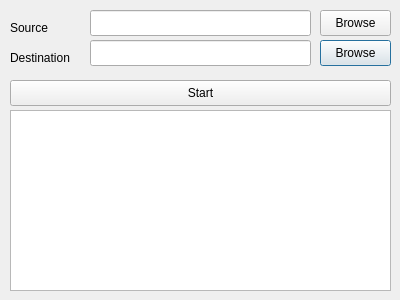
<?xml version="1.0" encoding="UTF-8"?>
<ui version="4.0">
 <class>MediaPackerDialogClass</class>
 <widget class="QDialog" name="MediaPackerDialogClass">
  <property name="geometry">
   <rect>
    <x>0</x>
    <y>0</y>
    <width>400</width>
    <height>300</height>
   </rect>
  </property>
  <property name="windowTitle">
   <string>Media Packer</string>
  </property>
  <widget class="QPushButton" name="browseDestinationButton">
   <property name="geometry">
    <rect>
     <x>320</x>
     <y>40</y>
     <width>71</width>
     <height>26</height>
    </rect>
   </property>
   <property name="text">
    <string>Browse</string>
   </property>
  </widget>
  <widget class="QLineEdit" name="destinationEdit">
   <property name="geometry">
    <rect>
     <x>90</x>
     <y>40</y>
     <width>221</width>
     <height>26</height>
    </rect>
   </property>
  </widget>
  <widget class="QPushButton" name="startButton">
   <property name="geometry">
    <rect>
     <x>10</x>
     <y>80</y>
     <width>381</width>
     <height>26</height>
    </rect>
   </property>
   <property name="text">
    <string>Start</string>
   </property>
  </widget>
  <widget class="QLabel" name="sourceLabel">
   <property name="geometry">
    <rect>
     <x>10</x>
     <y>20</y>
     <width>52</width>
     <height>16</height>
    </rect>
   </property>
   <property name="text">
    <string>Source</string>
   </property>
  </widget>
  <widget class="QLineEdit" name="sourceEdit">
   <property name="geometry">
    <rect>
     <x>90</x>
     <y>10</y>
     <width>221</width>
     <height>26</height>
    </rect>
   </property>
  </widget>
  <widget class="QPlainTextEdit" name="reportEdit">
   <property name="geometry">
    <rect>
     <x>10</x>
     <y>110</y>
     <width>381</width>
     <height>181</height>
    </rect>
   </property>
   <property name="undoRedoEnabled">
    <bool>false</bool>
   </property>
   <property name="readOnly">
    <bool>true</bool>
   </property>
   <property name="centerOnScroll">
    <bool>false</bool>
   </property>
  </widget>
  <widget class="QLabel" name="destinationLabel">
   <property name="geometry">
    <rect>
     <x>10</x>
     <y>50</y>
     <width>71</width>
     <height>16</height>
    </rect>
   </property>
   <property name="text">
    <string>Destination</string>
   </property>
  </widget>
  <widget class="QPushButton" name="browseSourceButton">
   <property name="geometry">
    <rect>
     <x>320</x>
     <y>10</y>
     <width>71</width>
     <height>26</height>
    </rect>
   </property>
   <property name="text">
    <string>Browse</string>
   </property>
  </widget>
 </widget>
 <layoutdefault spacing="6" margin="11"/>
 <resources/>
 <connections/>
 <slots>
  <slot>onBrowseSourceButtonClick()</slot>
  <slot>onBrowseDestinationButtonClick()</slot>
  <slot>onStartButtonClick()</slot>
  <slot>onSourceEditChanged()</slot>
  <slot>onDestinationEditChanged()</slot>
 </slots>
</ui>
